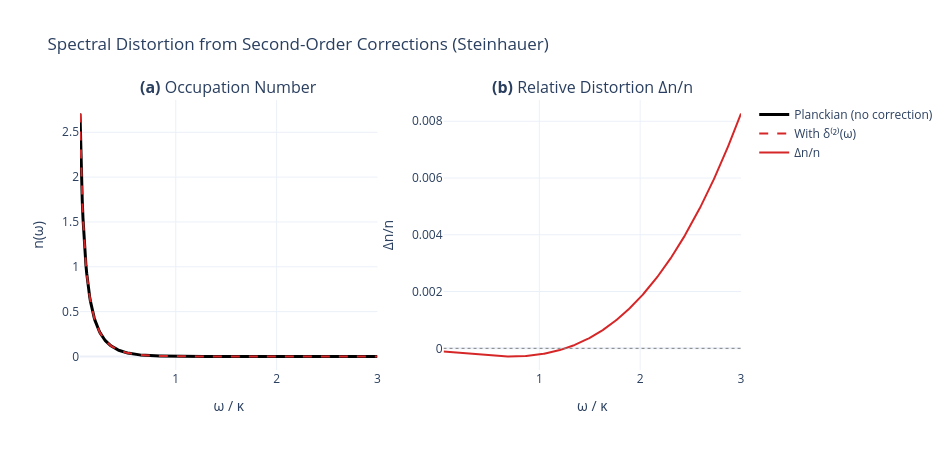

The cell this chart's notebook holds for it:
### Markdown cell above
## Section 4: Spectral Distortion and Planck Spectrum

The Hawking spectrum is distorted by frequency-dependent corrections. The occupation number becomes:

$$n(\omega) = \frac{1}{e^{2\pi \omega / (\kappa \cdot T_{\text{eff}}^{-1}(\omega))} - 1}$$

The distortion $\Delta n / n$ grows with frequency, showing that high-frequency modes are preferentially affected by second-order dissipation.

### Code cell
# ════════════════════════════════════════════════════════════════════
# Planck Spectrum and Spectral Distortion
# (planck_occupation defined in Cell 14)
# ════════════════════════════════════════════════════════════════════

# Use Steinhauer for illustration
p_s = experiments["Steinhauer"]
omega_spec = np.linspace(0.05, 3.0, 400)

# Planckian (T_eff = T_H)
n_planck = planck_occupation(omega_spec, 1.0)

# With second-order corrections
n_with_correction = []
for omega_norm in omega_spec:
    omega = omega_norm * p_s["kappa"]
    T_eff_ratio, _ = effective_temperature_ratio(
        omega,
        p_s["c_s"],
        p_s["kappa"],
        p_s["D"],
        p_s["gamma_1"],
        p_s["gamma_2"],
        p_s["gamma_2_1"],
        p_s["gamma_2_2"],
    )
    n_with_correction.append(planck_occupation(omega_norm, T_eff_ratio))

n_with_correction = np.array(n_with_correction)

fig4 = make_subplots(
    rows=1,
    cols=2,
    subplot_titles=(
        "<b>(a)</b> Occupation Number",
        "<b>(b)</b> Relative Distortion Δn/n",
    ),
)

# Panel (a): Occupation numbers
fig4.add_trace(
    go.Scatter(
        x=omega_spec,
        y=n_planck,
        mode="lines",
        name="Planckian (no correction)",
        line=dict(color="black", width=3),
    ),
    row=1,
    col=1,
)
fig4.add_trace(
    go.Scatter(
        x=omega_spec,
        y=n_with_correction,
        mode="lines",
        name="With δ⁽²⁾(ω)",
        line=dict(color="#D62728", width=2, dash="dash"),
    ),
    row=1,
    col=1,
)

# Panel (b): Relative distortion
distortion = (n_with_correction - n_planck) / np.maximum(np.abs(n_planck), 1e-10)
fig4.add_trace(
    go.Scatter(
        x=omega_spec,
        y=distortion,
        mode="lines",
        name="Δn/n",
        line=dict(color="#D62728", width=2),
    ),
    row=1,
    col=2,
)
fig4.add_trace(
    go.Scatter(
        x=omega_spec,
        y=np.zeros_like(omega_spec),
        mode="lines",
        name="Reference",
        line=dict(color="gray", width=1, dash="dot"),
        showlegend=False,
    ),
    row=1,
    col=2,
)

fig4.update_xaxes(title_text="ω / κ", row=1, col=1)
fig4.update_xaxes(title_text="ω / κ", row=1, col=2)
fig4.update_yaxes(title_text="n(ω)", row=1, col=1)
fig4.update_yaxes(title_text="Δn/n", row=1, col=2)

fig4.update_layout(
    title_text=f"Spectral Distortion from Second-Order Corrections (Steinhauer)",
    height=450,
    width=950,
    template="plotly_white",
    hovermode="x unified",
)

fig4.show()

### Figure 1 — Plotly figure (JSON) as saved in the notebook; plotly's stock layout.template omitted (floating-point values rounded to 4 significant figures; data arrays with more than 128 entries replaced by an {"elided": "..."} marker saying what was removed)
{"data": [{"line": {"color": "black", "width": 3}, "mode": "lines", "name": "Planckian (no correction)", "type": "scatter", "x": {"elided": "400 float values"}, "xaxis": "x", "y": {"elided": "400 float values"}, "yaxis": "y"}, {"line": {"color": "#D62728", "dash": "dash", "width": 2}, "mode": "lines", "name": "With δ⁽²⁾(ω)", "type": "scatter", "x": {"elided": "400 float values"}, "xaxis": "x", "y": {"elided": "400 float values"}, "yaxis": "y"}, {"line": {"color": "#D62728", "width": 2}, "mode": "lines", "name": "Δn/n", "type": "scatter", "x": {"elided": "400 float values"}, "xaxis": "x2", "y": {"elided": "400 float values"}, "yaxis": "y2"}, {"line": {"color": "gray", "dash": "dot", "width": 1}, "mode": "lines", "name": "Reference", "showlegend": false, "type": "scatter", "x": {"elided": "400 float values"}, "xaxis": "x2", "y": {"elided": "400 float values"}, "yaxis": "y2"}], "layout": {"annotations": [{"font": {"size": 16}, "showarrow": false, "text": "<b>(a)</b> Occupation Number", "x": 0.225, "xanchor": "center", "xref": "paper", "y": 1, "yanchor": "bottom", "yref": "paper"}, {"font": {"size": 16}, "showarrow": false, "text": "<b>(b)</b> Relative Distortion Δn/n", "x": 0.775, "xanchor": "center", "xref": "paper", "y": 1, "yanchor": "bottom", "yref": "paper"}], "height": 450, "hovermode": "x unified", "title": {"text": "Spectral Distortion from Second-Order Corrections (Steinhauer)"}, "width": 950, "xaxis": {"anchor": "y", "domain": [0, 0.45], "title": {"text": "ω / κ"}}, "xaxis2": {"anchor": "y2", "domain": [0.55, 1], "title": {"text": "ω / κ"}}, "yaxis": {"anchor": "x", "domain": [0, 1], "title": {"text": "n(ω)"}}, "yaxis2": {"anchor": "x2", "domain": [0, 1], "title": {"text": "Δn/n"}}}}
